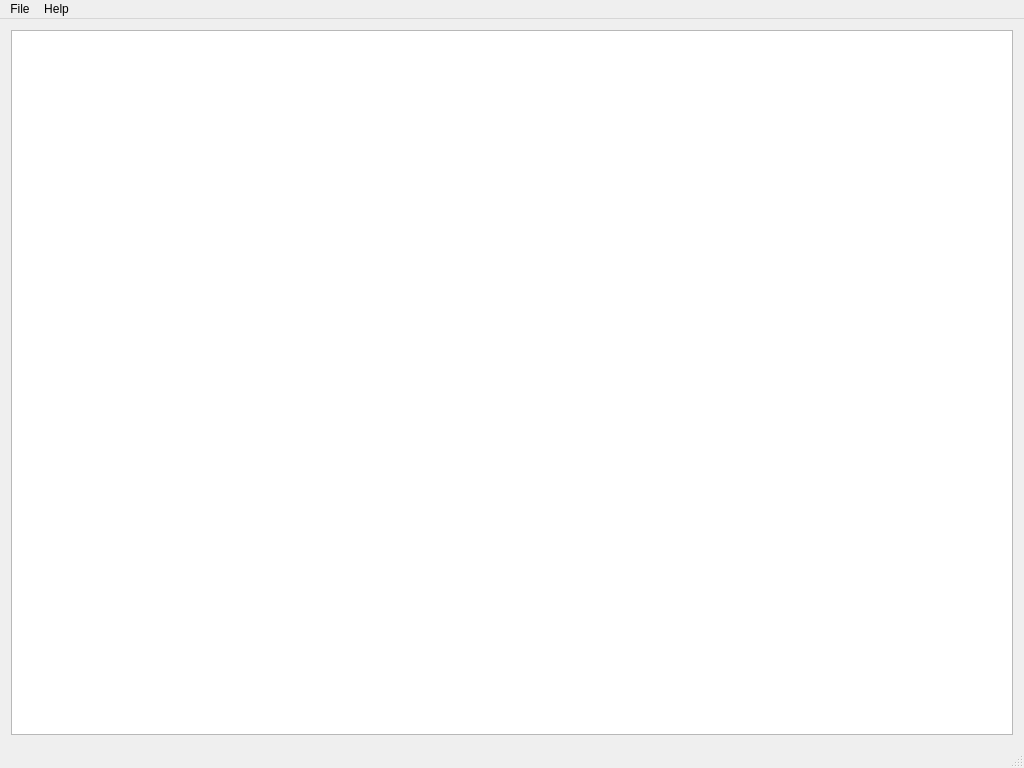
<?xml version="1.0" encoding="UTF-8"?>
<ui version="4.0">
 <class>MainWindow</class>
 <widget class="QMainWindow" name="MainWindow">
  <property name="geometry">
   <rect>
    <x>0</x>
    <y>0</y>
    <width>1024</width>
    <height>768</height>
   </rect>
  </property>
  <property name="windowTitle">
   <string>MainWindow</string>
  </property>
  <widget class="QWidget" name="centralWidget">
   <layout class="QVBoxLayout" name="verticalLayout">
    <item>
     <widget class="QTableView" name="tableView">
      <property name="font">
       <font>
        <pointsize>11</pointsize>
       </font>
      </property>
      <property name="editTriggers">
       <set>QAbstractItemView::NoEditTriggers</set>
      </property>
      <property name="showDropIndicator" stdset="0">
       <bool>false</bool>
      </property>
      <property name="dragDropOverwriteMode">
       <bool>false</bool>
      </property>
      <property name="alternatingRowColors">
       <bool>true</bool>
      </property>
      <property name="selectionMode">
       <enum>QAbstractItemView::SingleSelection</enum>
      </property>
      <property name="selectionBehavior">
       <enum>QAbstractItemView::SelectRows</enum>
      </property>
      <property name="showGrid">
       <bool>false</bool>
      </property>
      <property name="gridStyle">
       <enum>Qt::NoPen</enum>
      </property>
      <property name="sortingEnabled">
       <bool>true</bool>
      </property>
      <property name="wordWrap">
       <bool>false</bool>
      </property>
      <property name="cornerButtonEnabled">
       <bool>false</bool>
      </property>
      <attribute name="verticalHeaderVisible">
       <bool>false</bool>
      </attribute>
     </widget>
    </item>
   </layout>
  </widget>
  <widget class="QMenuBar" name="menuBar">
   <property name="geometry">
    <rect>
     <x>0</x>
     <y>0</y>
     <width>1024</width>
     <height>23</height>
    </rect>
   </property>
   <widget class="QMenu" name="menuFile">
    <property name="title">
     <string>File</string>
    </property>
    <addaction name="actionQuit"/>
   </widget>
   <widget class="QMenu" name="menuHelp">
    <property name="title">
     <string>Help</string>
    </property>
    <addaction name="actionAbout_Qt"/>
   </widget>
   <addaction name="menuFile"/>
   <addaction name="menuHelp"/>
  </widget>
  <widget class="QStatusBar" name="statusBar"/>
  <action name="actionQuit">
   <property name="text">
    <string>Quit</string>
   </property>
  </action>
  <action name="actionAbout_Qt">
   <property name="text">
    <string>About Qt...</string>
   </property>
  </action>
 </widget>
 <layoutdefault spacing="6" margin="11"/>
 <resources/>
 <connections/>
</ui>
